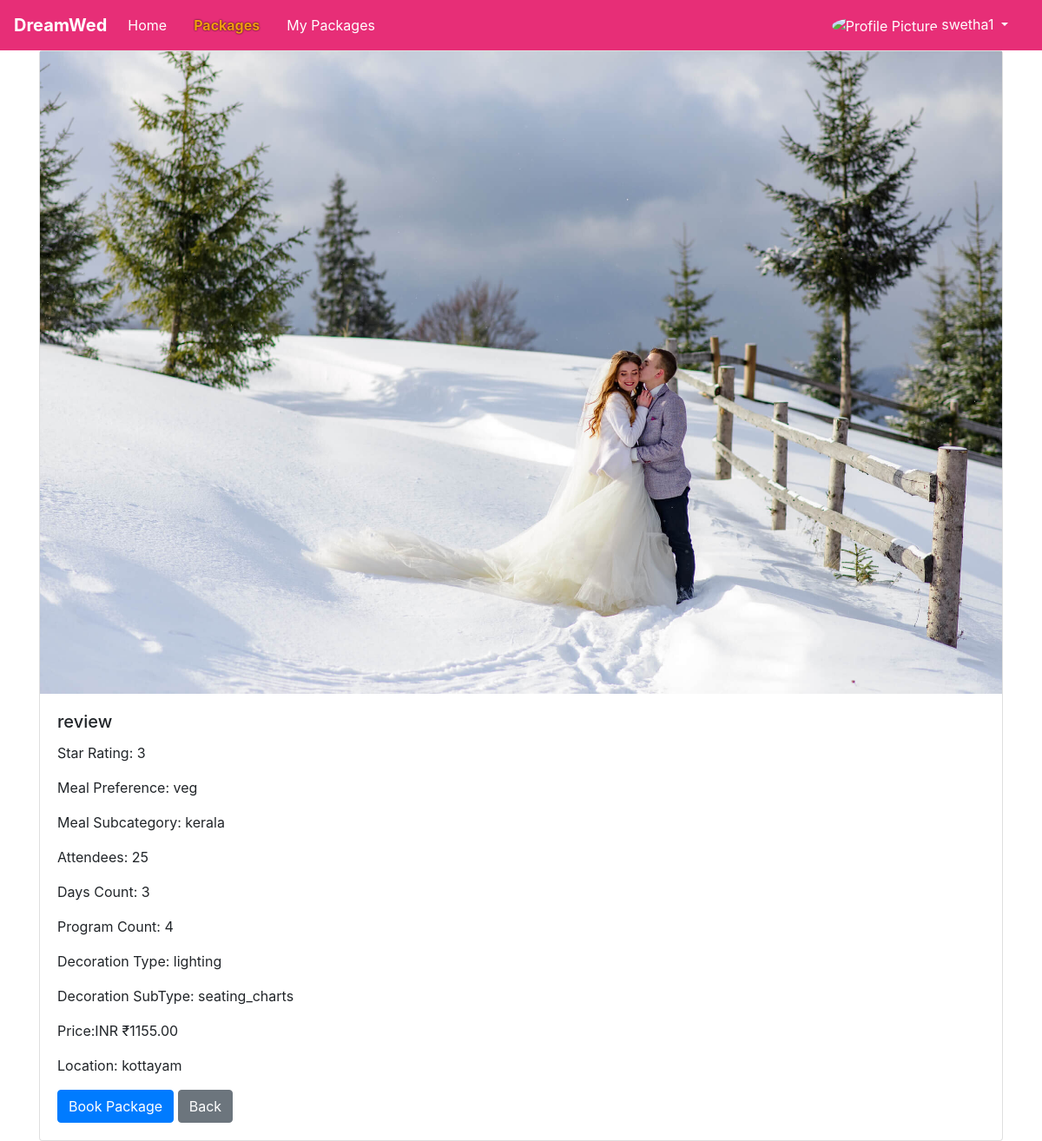
/matdest/view_package_details/11/ (signed in), run on an earlier commit of the app's database.
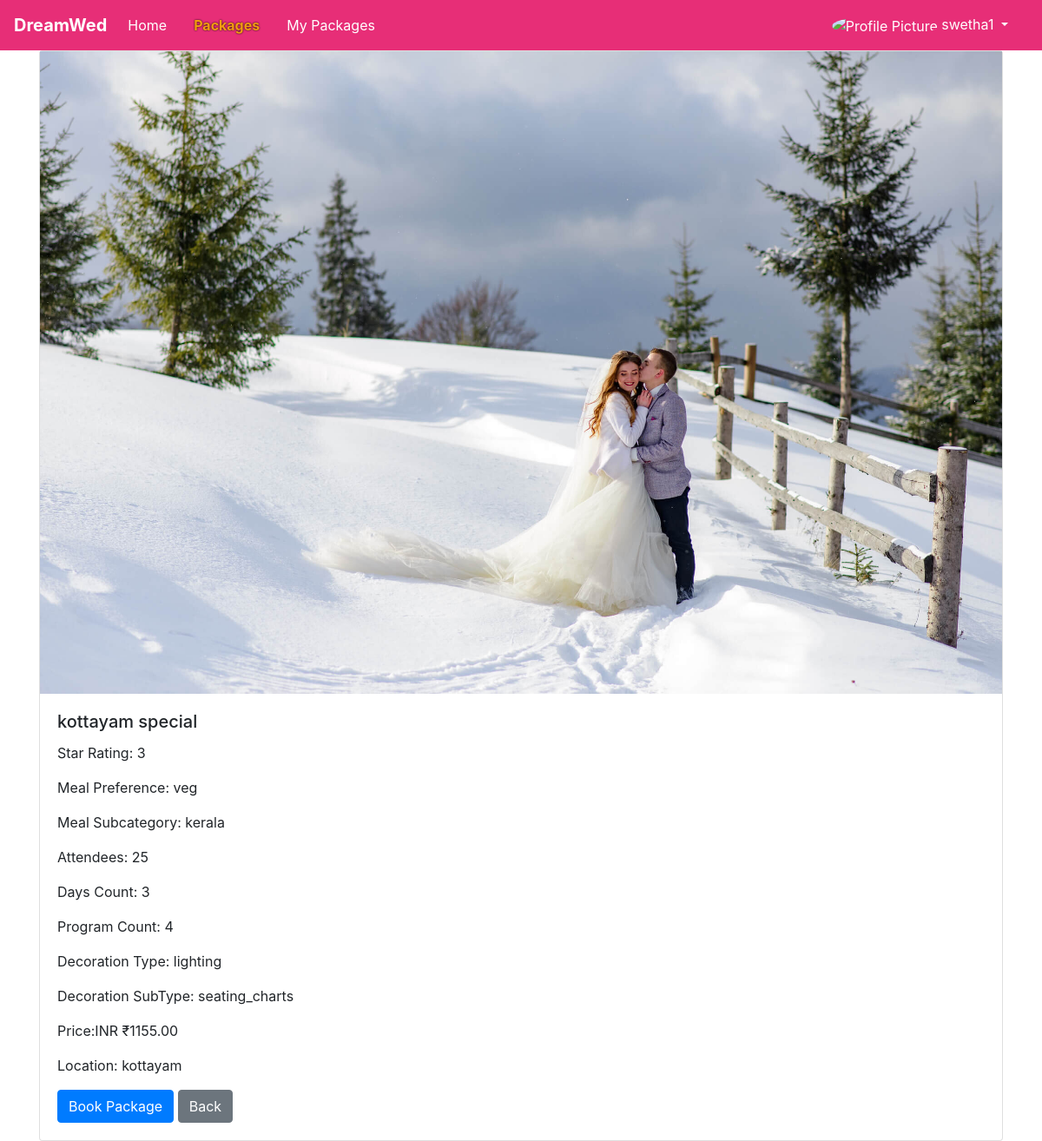
And on a later commit of the database.
### myadmin/models.py (models this page shows, shortened)
class Package(models.Model):
    package_name = models.CharField(max_length=100)
    star_rating = models.IntegerField()
    meal_preference = models.CharField(max_length=50)
    subcategory = models.CharField(max_length=20)
    attendees = models.IntegerField()
    days_count = models.IntegerField()
    program_count = models.IntegerField()
    price = models.DecimalField(max_digits=10, decimal_places=2)
    image = models.ImageField(upload_to='package_images/')
    location = models.CharField(max_length=100)
    dectype = models.CharField(max_length=10)
    subtype = models.CharField(max_length=20)

### matdest/views.py (the view)
# urls.py: path('view_package_details/<int:package_id>/', views.view_package_details, name='view_package_details'),
@never_cache
@login_required(login_url='accounts:login')
def view_package_details(request, package_id):
    package = get_object_or_404(Package, pk=package_id)
    return render(request, 'matdest/view_package_details.html', {'package': package})

### matdest/templates/matdest/view_package_details.html (shortened to what this page needs)
<!DOCTYPE html>
<html>
<head>
    <link rel="stylesheet" href="https://stackpath.bootstrapcdn.com/bootstrap/4.5.2/css/bootstrap.min.css">
</head>
<body>
    <nav class="navbar navbar-expand-lg navbar-light custom-navbar">
        <a class="navbar-brand" href="{% url 'matrimony:home' %}">DreamWed</a>
        <div class="collapse navbar-collapse" id="navbarNav">
            <ul class="navbar-nav">
                <li class="nav-item">
                    <a class="nav-link" href="{% url 'matdest:desthome' %}">Home</a>
                </li>
                <li class="nav-item active">
                    <a class="nav-link" href="{% url 'matdest:view_packages' %}">Packages</a>
                </li>
            <li class="nav-item">
                <a class="nav-link" href="{% url 'matdest:my_packages' %}">My Packages</a>
            </li>
            </ul>
            <ul class="navbar-nav ml-auto">
                <li class="nav-item dropdown">
                    <a class="nav-link dropdown-toggle" href="#" id="profileDropdown" role a "button" data-toggle="dropdown" aria-haspopup="true" aria-expanded="false">
                        <img src="{{ request.session.profile_image_url }}" alt="Profile Picture" width="40" height="40" class="rounded-circle">
                        {{ request.user.username }}
                    </a>
                </li>
            </ul>
        </div>
    </nav>
<body>
    <body>
        <div class="container">
            <div class="card">
                <img src="{{ package.image.url }}" alt="{{ package.package_name }}">
                <div class="card-body">
                    <h5 class="card-title">{{ package.package_name }}</h5>
                    <p class="card-text">Star Rating: {{ package.star_rating }}</p>
                    <p class="card-text">Meal Preference: {{ package.meal_preference }}</p>
                    <p class="card-text">Meal Subcategory: {{ package.subcategory }}</p>
                    <p class="card-text">Attendees: {{ package.attendees }}</p>
                    <p class="card-text">Days Count: {{ package.days_count }}</p>
                    <p class="card-text">Program Count: {{ package.program_count }}</p>
                    <p class="card-text">Decoration Type: {{ package.dectype }}</p>
                    <p class="card-text">Decoration SubType: {{ package.subtype }}</p>
                    <p class="card-text">Price:INR ₹{{ package.price }}</p>
                    <p class="card-text">Location: {{ package.location }}</p>
                    <a href="#" class="btn btn-primary" id="bookPackageBtn" data-toggle="modal" data-target="#dateModal">Book Package</a>
            <a href="{% url 'matdest:view_packages' %}" class="btn btn-secondary">Back</a>
                </div>
            </div>
        </div>
</body>
</html>

What changed in the data, as far as the page shows it:
changed Package "veg": package_name "review" → "kottayam special"
